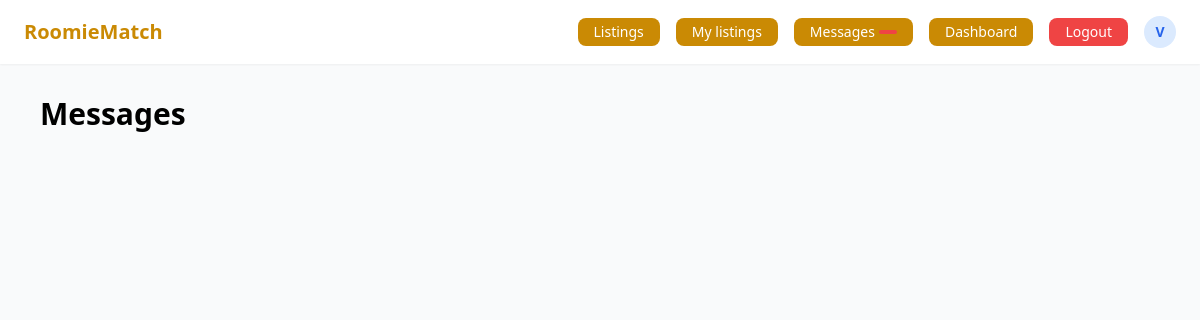
The page /messages/ (signed in) on the database as committed earlier.
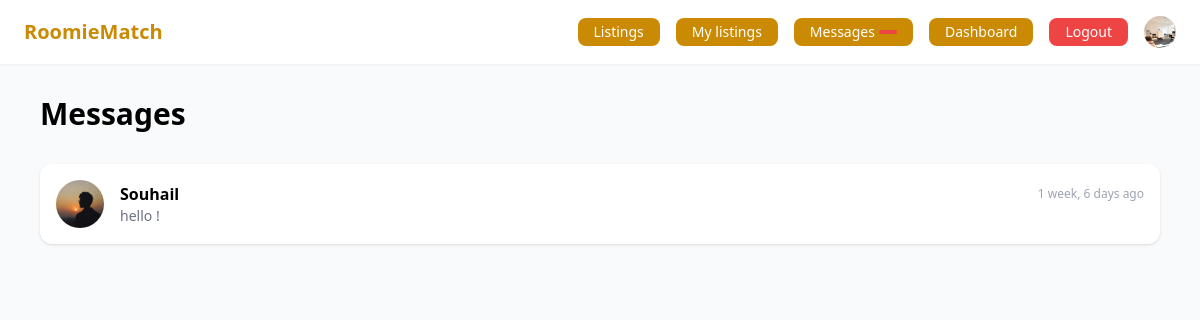
The same page on the database as committed later.
### accounts/models.py (models this page shows, shortened)
class User(AbstractUser):
    class Role(models.TextChoices):
        SEEKER = 'seeker', 'Seeker'    # looking for a room
        OWNER  = 'owner',  'Owner'     # offering a room
    role   = models.CharField(max_length=20, choices=Role.choices, default=Role.SEEKER)
    avatar = models.ImageField(upload_to='avatars/', null=True, blank=True)
    phone  = models.CharField(max_length=20, blank=True)
    bio    = models.TextField(blank=True)
    city   = models.CharField(max_length=100, blank=True)
    def is_seeker(self):
        return self.role == self.Role.SEEKER
    def is_owner(self):
        return self.role == self.Role.OWNER

### messaging/models.py (models this page shows, shortened)
class Conversation(models.Model):
    participants = models.ManyToManyField(User, related_name='conversations')
    listing      = models.ForeignKey(
        'listings.Listing',
        on_delete = models.SET_NULL,
        null      = True,
        blank     = True,
        related_name = 'conversations'
    )
    created_at   = models.DateTimeField(auto_now_add=True)
    updated_at   = models.DateTimeField(auto_now=True)
    class Meta:
        ordering = ['-updated_at']
    def get_other_user(self, user):
        return self.participants.exclude(pk=user.pk).first()
    def last_message(self):
        return self.messages.last()

class Message(models.Model):
    conversation = models.ForeignKey(Conversation, on_delete=models.CASCADE, related_name='messages')
    sender       = models.ForeignKey(User, on_delete=models.CASCADE, related_name='sent_messages')
    content      = models.TextField()
    is_read      = models.BooleanField(default=False)
    created_at   = models.DateTimeField(auto_now_add=True)
    class Meta:
        ordering = ['created_at']

### messaging/views.py (the view)
# urls.py: path('',                     views.inbox,               name='inbox'),
@login_required
def inbox(request):
    conversations = request.user.conversations.prefetch_related(
        'participants', 'messages', 'listing'
    )
    for conversation in conversations:
        conversation.other_user = conversation.get_other_user(request.user)
    return render(request, 'messaging/inbox.html', {
        'conversations': conversations,
    })

### templates/messaging/inbox.html (shortened to what this page needs)
{% extends 'base.html' %}
{% block content %}
<h1 class="text-3xl font-bold mb-8">Messages</h1>
<div class="space-y-3">
{% for conversation in conversations %}
    <a href="{% url 'messaging:conversation' conversation.pk %}"
       class="bg-white rounded-xl shadow p-4 flex items-center gap-4 hover:shadow-md transition block">
      {% with other_user=conversation.other_user %}
        {% if other_user.avatar %}
          <img src="{{ other_user.avatar.url }}" class="w-12 h-12 rounded-full object-cover" />
        {% else %}
          <div class="w-12 h-12 rounded-full bg-blue-100 flex items-center justify-center font-bold text-blue-600">
            {{ other_user.username|first|upper }}
          </div>
        {% endif %}
        <div class="flex-1">
          <div class="flex justify-between items-center">
            <p class="font-semibold">{{ other_user.username }}</p>
            {% if conversation.last_message %}
              <p class="text-gray-400 text-xs">{{ conversation.last_message.created_at|timesince }} ago</p>
            {% endif %}
          </div>
          {% if conversation.last_message %}
            <p class="text-gray-500 text-sm truncate">{{ conversation.last_message.content }}</p>
          {% else %}
            <p class="text-gray-400 text-sm italic">No messages yet</p>
          {% endif %}
        </div>
      {% endwith %}
    </a>
{% endfor %}
</div>
{% endblock %}

### templates/base.html (shortened to what this page needs)
<!DOCTYPE html>
<html lang="en">
<head>
  <script src="https://cdn.tailwindcss.com"></script>
</head>
<body class="bg-gray-50 min-h-screen">
  <nav class="bg-white shadow-sm px-6 py-4 flex items-center justify-between">
    <a href="/" class="text-xl font-bold text-yellow-600">RoomieMatch</a>
    <div class="flex items-center gap-4 text-sm">
      <a href="{% url 'listings:list' %}" class="bg-yellow-600 text-white px-4 py-1 rounded-lg">
        Listings
      </a>
      {% if user.is_authenticated %}
        {% if user.is_owner %}
          <a href="{% url 'listings:my_listings' %}" class="bg-yellow-600 text-white px-4 py-1 rounded-lg">
            My listings
          </a>
        {% endif %}
        <a href="{% url 'messaging:inbox' %}" class="relative bg-yellow-600 text-white px-4 py-1 rounded-lg flex items-center gap-1">
           Messages
          <span id="unread-count"
                hx-get="{% url 'messaging:unread_count' %}"
                hx-trigger="load, every 30s"
                hx-swap="innerHTML"
                class="bg-red-500 text-white text-xs rounded-full px-1.5 py-0.5 min-w-[18px] text-center">
          </span>
        </a>
        <a href="{% url 'dashboard' %}" class="bg-yellow-600 text-white px-4 py-1 rounded-lg">
          Dashboard
        </a>
        <a href="{% url 'logout' %}" class="bg-red-500 text-white px-4 py-1 rounded-lg hover:bg-red-600">
          Logout
        </a>
        <a href="{% url 'profile' %}" class="flex items-center gap-2 hover:opacity-80">
          {% if user.avatar %}
            <img src="{{ user.avatar.url }}" class="w-8 h-8 rounded-full object-cover" />
          {% else %}
            <div class="w-8 h-8 rounded-full bg-blue-100 flex items-center justify-center text-sm font-bold text-blue-600">
              {{ user.username|first|upper }}
            </div>
          {% endif %}
        </a>
      {% else %}
        <a href="{% url 'login' %}"    class="bg-yellow-600 text-white px-4 py-1 rounded-lg hover:text-blue-600">Login</a>
        <a href="{% url 'register' %}" class="bg-blue-600 text-white px-4 py-1 rounded-lg hover:bg-blue-700">
          Sign Up
        </a>
      {% endif %}
    </div>
  </nav>
  <main class="max-w-6xl mx-auto px-4 py-8">
    {% block content %}{% endblock %}
  </main>
</body>
</html>

Rows that differ between the two databases and show on the page:
changed User: avatar: picture added; avatar empty → "avatars/house3.jpg" (drawn); username|first "V" → (not shown)
added Conversation: other_user.avatar (picture), other_user.username "Souhail", last_message.created_at "1 week, 6 days", last_message.content "hello !"
